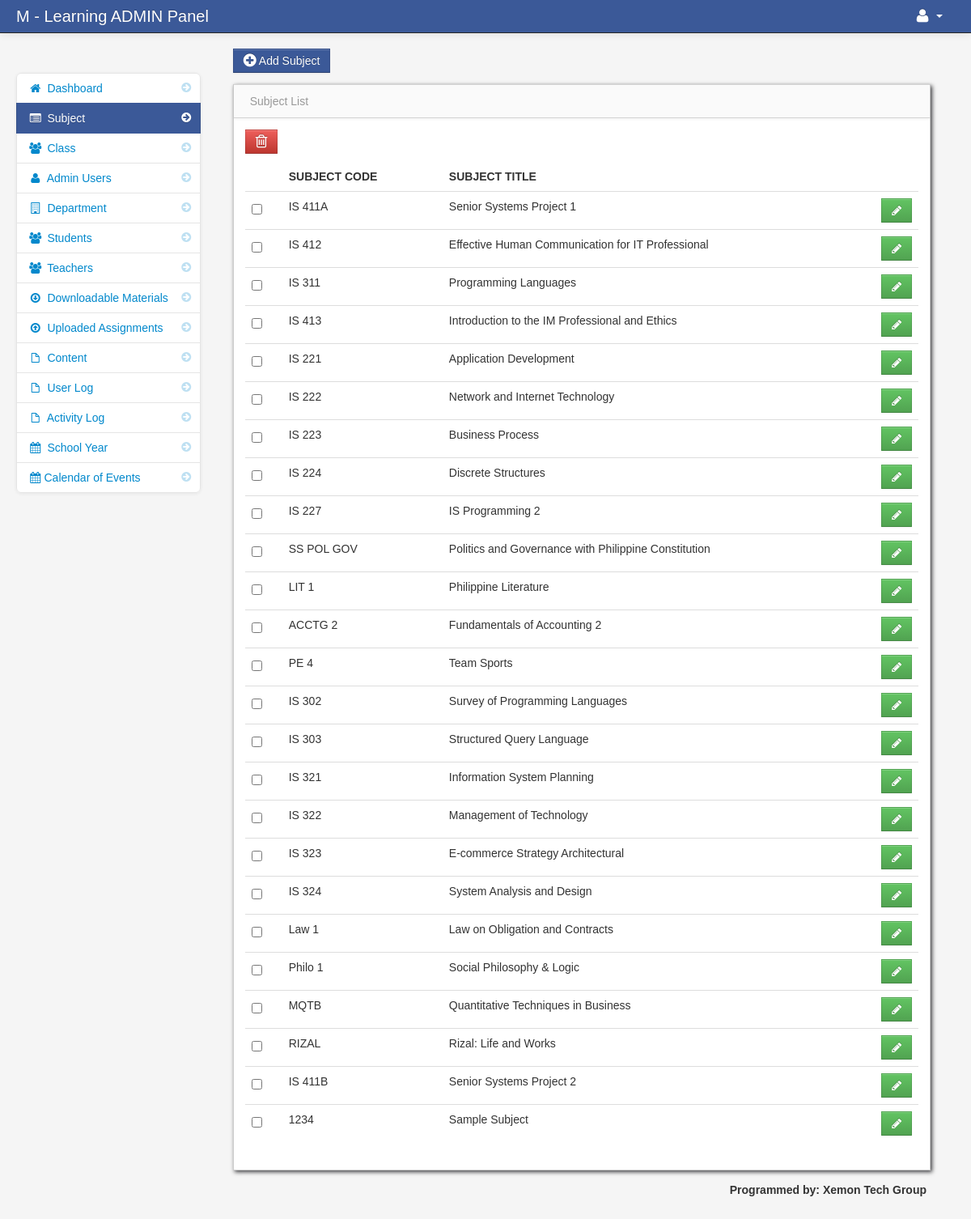
Page /admin/subjects.php (signed in) on the committed database.
### tables this page shows
CREATE TABLE `subject` (
  `subject_id` int(11) NOT NULL,
  `subject_code` varchar(100) NOT NULL,
  `subject_title` varchar(100) NOT NULL,
  `category` varchar(100) NOT NULL,
  `description` longtext NOT NULL,
  `unit` int(11) NOT NULL,
  `Pre_req` varchar(100) NOT NULL,
  `semester` varchar(100) NOT NULL
);

### admin/subjects.php (the view, shortened to what this page needs)
<?php include('header.php'); ?>
    <body>
		<?php include('navbar.php'); ?>
        <div class="container-fluid">
            <div class="row-fluid">
				<?php include('subject_sidebar.php'); ?>
                <div class="span9" id="content">
                     <div class="row-fluid">
					 <a href="add_subject.php" class="btn btn-info"><i class="icon-plus-sign icon-large"></i> Add Subject</a>
                        <div id="block_bg" class="block">
                            <div class="navbar navbar-inner block-header">
                                <div class="muted pull-left">Subject List</div>
                            </div>
                            <div class="block-content collapse in">
                                <div class="span12">
									<form action="delete_subject.php" method="post">
  									<table cellpadding="0" cellspacing="0" border="0" class="table" id="example">
									<a data-toggle="modal" href="#subject_delete" id="delete"  class="btn btn-danger" name=""><i class="icon-trash icon-large"></i></a>
										<thead>
										  <tr>
											    <th></th>
												<th>Subject Code</th>
												<th>Subject Title</th>
												<th></th>
										   </tr>
										</thead>
										<tbody>
												<?php
											$subject_query = mysqli_query($conn,"select * from subject")or die(mysqli_error());
											while($row = mysqli_fetch_array($subject_query)){
											$id = $row['subject_id'];
											?>
											<tr>
													<td width="30">
													<input id="optionsCheckbox" class="uniform_on" name="selector[]" type="checkbox" value="<?php echo $id; ?>">
													</td>
													<td><?php echo $row['subject_code']; ?></td>
													<td><?php echo $row['subject_title']; ?></td>
													<td width="30"><a href="edit_subject.php<?php echo '?id='.$id; ?>" class="btn btn-success"><i class="icon-pencil"></i> </a></td>
										</tr>
											<?php } ?>
										</tbody>
									</table>
									</form>
                                </div>
                            </div>
                        </div>
                    </div>
                </div>
            </div>
		<?php include('footer.php'); ?>
        </div>
		<?php include('script.php'); ?>
    </body>
</html>

### admin/assets/styles.css (style rules this page uses)
body { padding-top: 60px; padding-bottom: 40px; background-color: #f5f5f5; }
#content { margin-left:0px; }
.block { background: url("../images/pixel-60fff.png") repeat scroll 0 0 rgba(0, 0, 0, 0) !important; border: 1px solid #ccc; background: white; margin: 1em 0em; border-top: none; -webkit-box-shadow: 2px 2px 5px rgba(0, 0, 6, 0.75); -moz-box-shadow: 2px 2px 5px rgba(0, 0, 6, 0.75); box-shadow: 2px 2px 5px rgba(0, 0, 6, 0.75); }
.block-content { margin: 1em; min-height: .25em; }
.block-header { margin-bottom: 0px; border-right: none; border-left: none; -webkit-border-radius: 0px; -moz-border-radius: 0px; border-radius: 0px; }
.block-header div { padding-top: 10px; }

### rows in the picture
subject: subject_code "IS 411A", subject_title "Senior Systems Project 1"
subject: subject_code "IS 412", subject_title "Effective Human Communication for IT Professional"
subject: subject_code "IS 311", subject_title "Programming Languages"
subject: subject_code "IS 413", subject_title "Introduction to the IM Professional and Ethics"
subject: subject_code "IS 221", subject_title "Application Development"
subject: subject_code "IS 222", subject_title "Network and Internet Technology"
subject: subject_code "IS 223", subject_title "Business Process"
subject: subject_code "IS 224", subject_title "Discrete Structures"
subject: subject_code "IS 227", subject_title "IS Programming 2"
subject: subject_code "SS POL GOV", subject_title "Politics and Governance with Philippine Constitution"
subject: subject_code "LIT 1", subject_title "Philippine Literature"
subject: subject_code "ACCTG 2", subject_title "Fundamentals of Accounting 2"
subject: subject_code "PE 4", subject_title "Team Sports"
subject: subject_code "IS 302", subject_title "Survey of Programming Languages"
subject: subject_code "IS 303", subject_title "Structured Query Language"
subject: subject_code "IS 321", subject_title "Information System Planning"
subject: subject_code "IS 322", subject_title "Management of Technology"
subject: subject_code "IS 323", subject_title "E-commerce Strategy Architectural"
subject: subject_code "IS 324", subject_title "System Analysis and Design"
subject: subject_code "Law 1", subject_title "Law on Obligation and Contracts"
subject: subject_code "Philo 1", subject_title "Social Philosophy & Logic"
subject: subject_code "MQTB", subject_title "Quantitative Techniques in Business"
subject: subject_code "RIZAL", subject_title "Rizal: Life and Works"
subject: subject_code "IS 411B", subject_title "Senior Systems Project 2"
subject: subject_code "1234", subject_title "Sample Subject"
